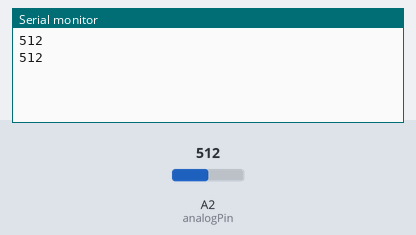
This sketch was run on a simulated Arduino Uno, built with avr-gcc and run on an emulated ATmega328P. Parts: the last lines printed to the serial monitor. Inputs (shaded band) come from the test bench; at power-on: A2 (analogPin) = 512.

Above: at 1.8 s.
1.9 s: A2 (analogPin) set to 716
At 2.8 s:
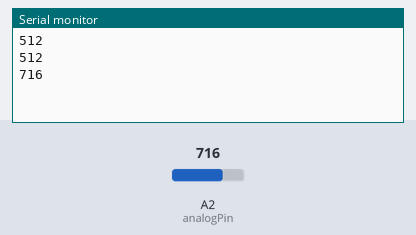
3.4 s: A2 (analogPin) set to 900
At 4.3 s:
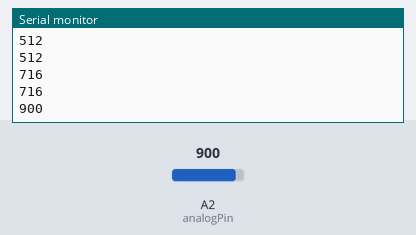
Timing chart, 0 to 6.4 s (numbered marks = the images above; inputs shaded):
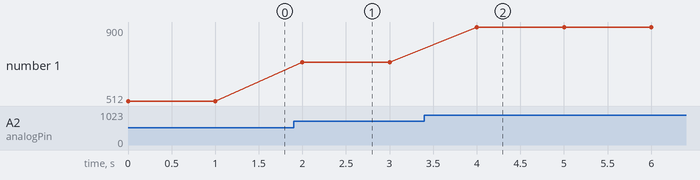

Measured:
- after the input at 1.9 s, the serial monitor: prints a new line after 0.10 s (image 1)
- after the input at 3.4 s, the serial monitor: prints a new line after 0.60 s (image 2)
- plotted number 1: 512 → 716 after the input at 1.9 s, 716 → 900 after the input at 3.4 s

The sketch:

ldracacia.ino
```cpp
// HackathonWearC&A
// Autora : Acacia Calegari
//Programa q captaLuz com LDR


const int analogPin = 2; //aki q recebe os dados p leitura eh o pin 2 do analogico

int val = 0; //retorna o valor inteiro da variavel

void setup(){
  Serial.begin(9600); // aki eh a comunicacao serial, tipo zigbee,bluetooth,etc...

}

void loop(){ //aki eh o looping, q repete em milisegundo
  val = analogRead(analogPin); //valor inteiro da variavel sendo processado/lido pelo pino analog
  Serial.println(val); //imprime o valor serial na tela de comando da ide
  delay(1000); //isso ate parece mt tmp, mas na real eh soh 1seg em mili segundos

}
```
